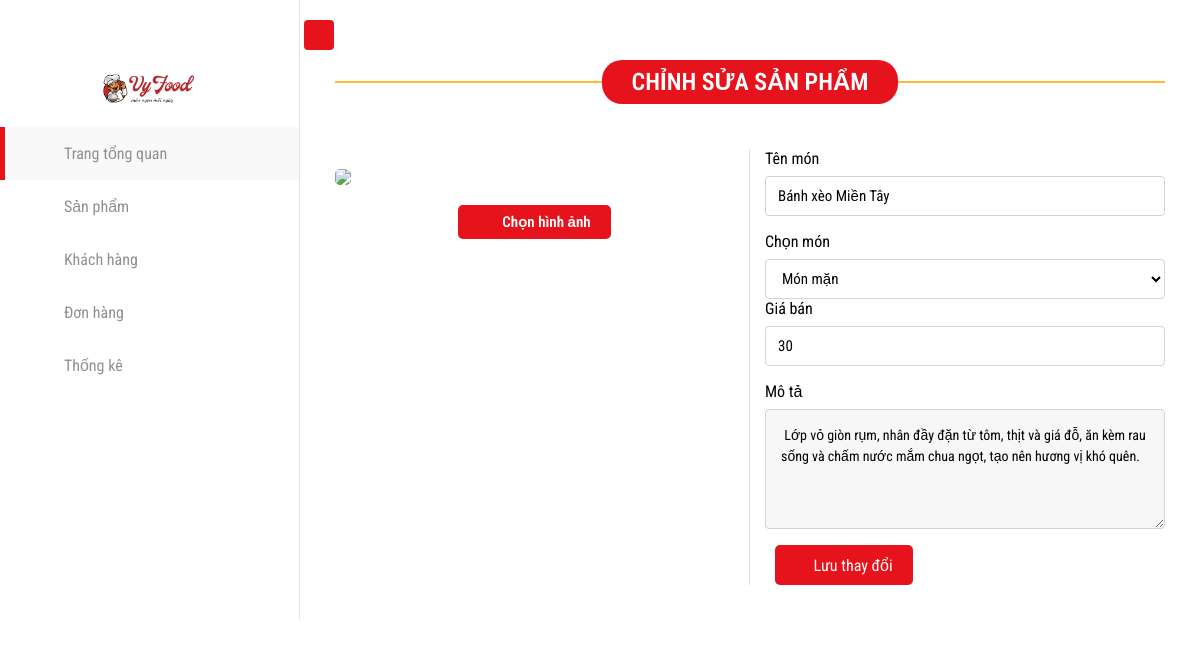
Screenshot of /adminchangeproduct.php?id=4 with the database file from the repository.
### tables this page shows
CREATE TABLE `sanpham` (
  `ID` int(11) NOT NULL,
  `Name` varchar(255) NOT NULL,
  `Image` varchar(255) NOT NULL,
  `Price` int(255) NOT NULL,
  `Describtion` varchar(255) NOT NULL,
  `Type` enum('món chay','món mặn','món lẩu','món ăn vặt','món tráng miệng','nước uống','hải sản') NOT NULL,
  `Visible` TINYINT(1) DEFAULT 1
);

### adminchangeproduct.php (the view, shortened to what this page needs)
<!DOCTYPE html>
<html lang="en">
  <head>
    <link
      rel="stylesheet"
      href="https://cdn.jsdelivr.net/npm/bootstrap@4.6.2/dist/css/bootstrap.min.css"
    />
    <link
      rel="stylesheet"
      href="assets/font-awesome-pro-v6-6.2.0/css/all.min.css"
    />
    <link rel="stylesheet" href="admin/css/style.css" />
    <link rel="stylesheet" href="assets/css/base.css" />
    <link rel="stylesheet" href="assets/css/admin.css" />
  </head>
  <body>
    <?php
      include_once "./includes/headeradmin.php";
      include "connect.php";
      if (isset($_GET['id'])) {
          $id = intval($_GET['id']);
          $sql = "SELECT * FROM sanpham WHERE ID = $id";
          $result = mysqli_query($conn, $sql);
          if (mysqli_num_rows($result) > 0) {
              $row = mysqli_fetch_assoc($result);
          } else {
              echo "<h2>Không tìm thấy sản phẩm!</h2>";
              exit();
          }
      } else {
          echo "<h2>Không có sản phẩm nào được chọn!</h2>";
          exit();
      }
    ?>
    <div class="adminaddproduct">
      <div class="add-product">
        <div class="row">
          <div class="col-12">
            <div class="inner-head">
              <div class="inner-title">Chỉnh sửa sản phẩm</div>
            </div>
          </div>
          <div class="col-xl-6 col-lg-6 col-md-6 col-sm-6 col-12">
            <form action="updateproduct.php" method="POST" enctype="multipart/form-data">
              <div class="inner-item">
                <div class="inner-img">
                  <img id="preview" src="<?php echo $row['Image']; ?>" />
                </div>
                <div class="inner-choose">
                  <label for="choose">
                    <i class="fa-light fa-cloud-arrow-up"></i> Chọn hình ảnh
                  </label>
                </div>
              </div>
          </div>
          <div class="col-xl-6 col-lg-6 col-md-6 col-sm-6 col-12">
            <div class="inner-item">
              <div class="form-group">
                <label for="name">Tên món</label>
                <input
                  type="text"
                  id="name"
                  name="Name"
                  class="form-control"
                  placeholder="Nhập tên món"
                  value="<?php echo htmlspecialchars($row['Name']); ?>"
                  required
                />
              </div>
              <div class="inner-select">
                <label for="select">Chọn món</label>
                <select name="Type" id="select" class="form-control">
                  <option value="món mặn" <?php echo ($row['Type'] == 'món mặn') ? 'selected' : ''; ?>>Món mặn</option>
                </select>
              </div>
              <div class="form-group">
                <label for="sell">Giá bán</label>
                <input
                  type="number"
                  id="sell"
                  name="Price"
                  class="form-control"
                  placeholder="Nhập giá bán"
                  value="<?php echo htmlspecialchars($row['Price']); ?>"
                  required
                />
              </div>
              <div class="form-group">
                <label for="desc">Mô tả</label>
                <textarea
                  name="Describtion"
                  id="desc"
                  class="form-control"
                  placeholder="Nhập mô tả món ăn..."
                  required
                ><?php echo htmlspecialchars($row['Describtion']); ?></textarea>
              </div>
              <div class="inner-add">
                <button class="inner-nut" type="submit">
                  <i class="fa-light fa-pencil"></i> Lưu thay đổi
                </button>
              </div>
          </div>
        </div>
      </div>
    </div>
  </body>
</html>

### assets/css/base.css (style rules this page uses)
:root { --color-text: #000000; --color-bg1: #0d5432; --color-bg2: #e6131c; --font: "Roboto Condensed", sans-serif; }
body { color: var(--color-text); font-family: var(--font); overflow-x: hidden; }

### assets/css/admin.css (style rules this page uses)
select { background-color: #eee; padding: 10px 20px; border-radius: 5px; outline: none; border: none; margin-left: 10px; border-right: 10px solid #eee; height: 40px; cursor: pointer; margin-right: 5px; }
form { display: flex; justify-content: center; }
button { outline: none; border: none; cursor: pointer; }
.inner-nut { background-color: var(--color-bg2); height: 40px; color: #fff; border-radius: 5px; padding: 0 20px; width: auto; display: flex; align-items: center; justify-content: center; margin-left: 10px; }
.inner-nut i { margin-right: 6px; }
.adminaddproduct { padding: 35px; width: 100%; padding-top: 60px; }
.inner-head { position: relative; margin-bottom: 30px; text-align: center; }
.inner-head .inner-title { display: inline-block; border-radius: 20px; background: var(--color-bg2); padding: 8px 30px; margin: 0; font-size: 24px; color: #fff; font-weight: 600; text-transform: uppercase; margin-bottom: 15px; }
.inner-head .inner-title::before { content: ""; height: 2px; width: 50%; background: #ffb82e; top: 35%; z-index: -1; position: absolute; left: 0; }
.inner-head .inner-title::after { content: ""; height: 2px; width: 50%; background: #ffb82e; top: 35%; z-index: -1; position: absolute; right: 0; }
.adminaddproduct .add-product .inner-img img { width: 100%; border-radius: 5px; margin-top: 20px; }
.adminaddproduct .add-product .inner-choose { text-align: center; }
.adminaddproduct .add-product .inner-choose label { padding: 8px 20px; border-radius: 5px; margin-top: 20px; font-size: 15px; background: var(--color-bg2); color: #fff; cursor: pointer; }
.adminaddproduct .add-product .inner-choose label i { font-size: 16px; margin-right: 8px; }
.adminaddproduct .add-product form { display: inline-block; width: 100%; }
.adminaddproduct .add-product form label { font-size: 15px; font-weight: 600; }
.adminaddproduct .add-product .col-xl-6:nth-child(2) { border-right: 1px solid #ddd; }
.form-control { height: 40px !important; background: #fff; color: #000; font-size: 15px; border-radius: 4px; -webkit-box-shadow: none !important; box-shadow: none !important; border: 1px solid #ced4da; margin: 0px; transition: all 0.3s linear; }
.adminaddproduct .add-product textarea { border: 1px solid #ced4da; height: 120px !important; padding: 15px; background-color: #f7f7f7; transition: all 0.3s linear; font-size: 14px; }

### adminchangeproduct.php (style rules this page uses)
.form-control { height: 40px !important; background: #fff; color: #000; font-size: 15px; border-radius: 4px; -webkit-box-shadow: none !important; box-shadow: none !important; border: 1px solid #ced4da; margin: 0px; transition: all 0.3s linear; }
.adminaddproduct .add-product textarea { border: 1px solid #ced4da; height: 120px !important; padding: 15px; background-color: #f7f7f7; transition: all 0.3s linear; font-size: 14px; }

### rows the page displays
sanpham: Name "Bánh xèo Miền Tây", Type "Món mặn", Price "30", Describtion "Lớp vỏ giòn rụm, nhân đầy đặn từ tôm, thịt và giá đỗ, ăn kèm rau sống và chấm nước mắm chua ngọt, tạo nên hương vị khó quên."
